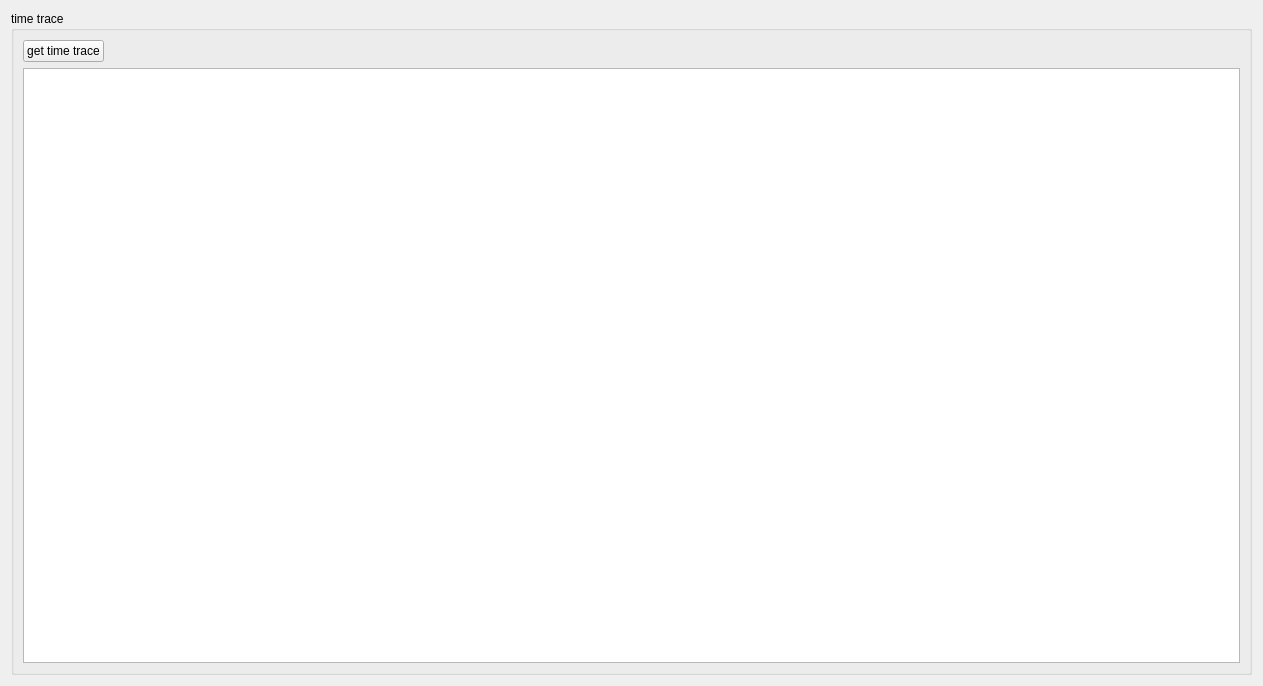
<?xml version="1.0" encoding="UTF-8"?>
<ui version="4.0">
 <class>se</class>
 <widget class="QWidget" name="se">
  <property name="geometry">
   <rect>
    <x>0</x>
    <y>0</y>
    <width>1263</width>
    <height>686</height>
   </rect>
  </property>
  <property name="windowTitle">
   <string>Form</string>
  </property>
  <layout class="QGridLayout" name="gridLayout">
   <item row="0" column="0" colspan="2">
    <widget class="QGroupBox" name="time_trace_GroupBox">
     <property name="title">
      <string>time trace</string>
     </property>
     <layout class="QGridLayout" name="gridLayout_32">
      <item row="0" column="0">
       <layout class="QGridLayout" name="pulse_gridLayout">
        <item row="1" column="0" colspan="2">
         <widget class="PlotWidget" name="time_trace_PlotWidget"/>
        </item>
        <item row="0" column="0">
         <widget class="QPushButton" name="get_time_trace_pushButton">
          <property name="text">
           <string>get time trace</string>
          </property>
         </widget>
        </item>
        <item row="0" column="1">
         <spacer name="horizontalSpacer">
          <property name="orientation">
           <enum>Qt::Horizontal</enum>
          </property>
          <property name="sizeHint" stdset="0">
           <size>
            <width>40</width>
            <height>20</height>
           </size>
          </property>
         </spacer>
        </item>
       </layout>
      </item>
     </layout>
    </widget>
   </item>
  </layout>
 </widget>
 <customwidgets>
  <customwidget>
   <class>PlotWidget</class>
   <extends>QGraphicsView</extends>
   <header>pyqtgraph</header>
  </customwidget>
 </customwidgets>
 <tabstops>
  <tabstop>time_trace_PlotWidget</tabstop>
 </tabstops>
 <resources/>
 <connections/>
</ui>
